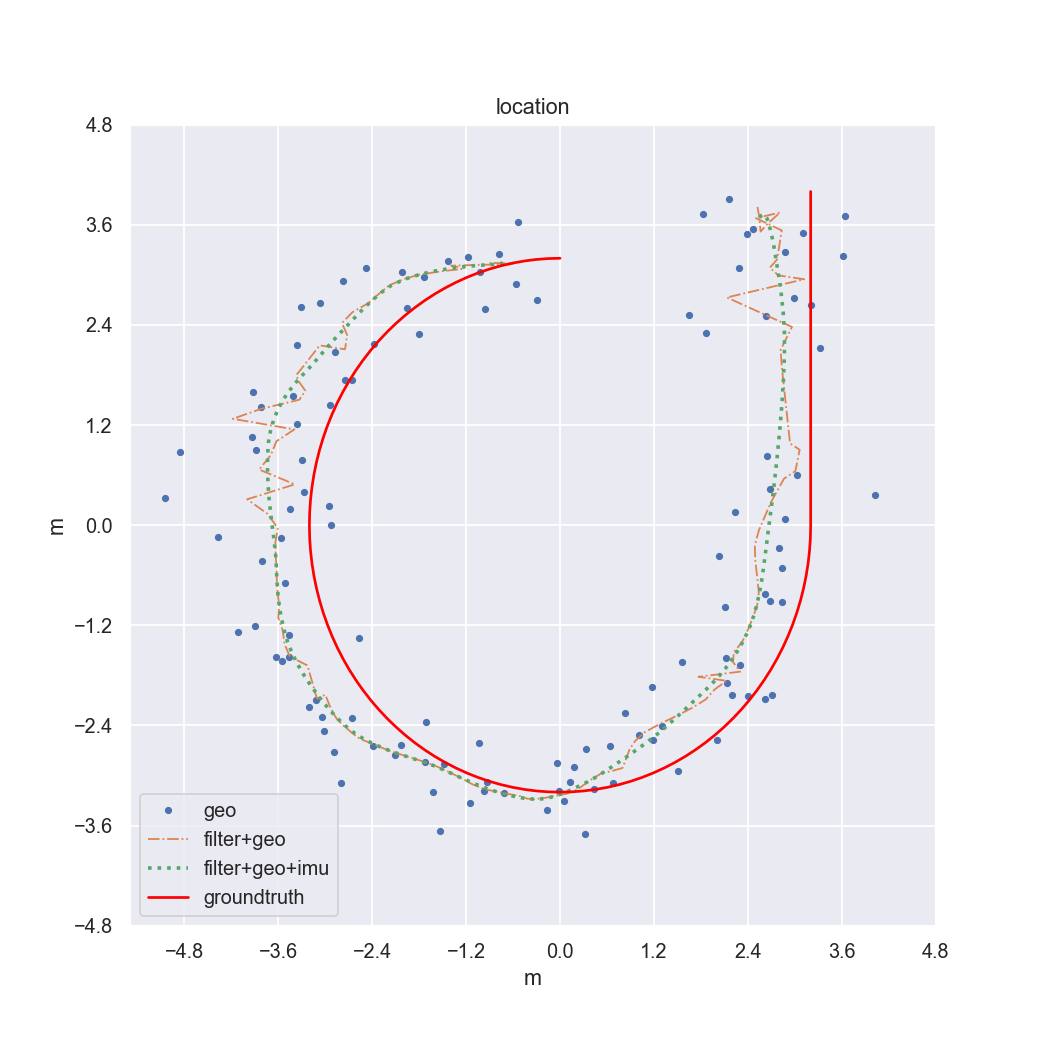

The script that saved this image:
#!/usr/bin/env python
# -*- encoding: utf-8 -*-
'''
@File    :   simulator.py
@Contact :   [email redacted]
@License :   (C)Copyright Cheng Hoiyuen

@Modify Time      @Author    @Version    @Desciption
------------      -------    --------    -----------
2023/3/28 15:24   郑海远      1.0         None
'''

# import lib
from copy import copy

import numpy as np
import matplotlib.pyplot as plt
import math
import pandas as pd
import pywt
import torch
from sklearn.metrics import mean_squared_error
import seaborn as sn
import xgboost as xgb
import gif

pd.options.display.notebook_repr_html=False  # 表格显示
plt.rcParams['figure.dpi'] = 130  # 图形分辨率
sn.set_theme(style='darkgrid')  # 图形主题


t = 0.1
duration = 30
def gaussian_distribution_generator(var):
    return np.random.normal(loc=0.0, scale=var, size=None)

def points_MSE(ax,ay,bx,by):
    sum = 0
    for i in range(len(ax)):
        sum+=(ax[i]-bx[i])**2+(ay[i]-by[i])**2
    return np.sum(sum)/len(ax)



def RMSE(ax,ay,bx,by):
    return math.sqrt(points_MSE(ax,ay,bx,by))



#sgn函数
def sgn(num):
    if(num > 0.0):
        return 1.0
    elif(num == 0.0):
        return 0.0
    else:
        return -1.0

def wavelet_noising(new_df,threshold):
    data = new_df

    w = pywt.Wavelet('sym6')
    maxlevel = pywt.dwt_max_level(len(data), w.dec_len)
    signal = pywt.wavedec(data, w, level=maxlevel)

    abs_cd1 = np.abs(np.array(signal[-1]))
    median_cd1 = np.median(abs_cd1)

    usecoeffs = []
    usecoeffs.append(signal[0])

    print(maxlevel)
    # for s in signal[1:]:
    #     length= len(s)
    #     for k in range(length):
    #         if (abs(s[k]) >= lamda / np.log2(maxlevel-i)):
    #             s[k] = sgn(s[k]) * (abs(s[k]) - lamda / np.log2(maxlevel-i))
    #         else:
    #             s[k] = 0.0
    #     i+=1
    #     usecoeffs.append(s)
    for i in range(1, len(signal)):
        usecoeffs.append(pywt.threshold(signal[i], threshold * max(signal[i])) ) # 将噪声滤波

    recoeffs = pywt.waverec(usecoeffs, w)#信号重构
    return recoeffs



def plot(i):
    fig, axs = plt.subplots(figsize=(8, 8))
    j = copy(i)

    axs.plot(geo_x[:j], geo_y[:j], ".", label="geo", linewidth=1)
    axs.plot(X_filtered[:i], Y_filtered[:i], "-.", label="filter+geo", linewidth=1)
    axs.plot(position_posterior_x_est[:i], position_posterior_y_est[:i], ":", label="filter+geo+imu",linewidth=2)

    axs.plot(real_x[:j], real_y[:j],label="groundtruth",color='red')
    # print(real_x,real_y)
    axs.set_xlabel('m')  # Add an x-label to the axes.
    axs.set_ylabel('m')  # Add an x-label to the axes.
    axs.set_title("location")
    axs.set_xticks([-4.8,-3.6, -2.4,-1.2, 0,1.2, 2.4,3.6, 4.8])
    axs.set_yticks([-4.8,-3.6, -2.4,-1.2, 0,1.2, 2.4,3.6, 4.8])

    axs.legend()  # Add a legend.
    plt.legend(loc='lower left')
    plt.savefig('experiment2.2.png')
    plt.show()

import numpy as np

def signaltonoise(signal, noise):
    signal_power = np.sum(signal ** 2) / len(signal)
    noise_power = np.sum(noise ** 2) / len(noise)
    snr = 10 * np.log10(signal_power / noise_power)
    return snr



def add_noise(data, noise_level,bias):
    noise = np.random.normal(bias, noise_level, len(data))
    return noise



if __name__ == "__main__":

    real_x = []
    real_y = []


    import numpy as np

    real_x = [3.2 for i in range(20)]
    real_y = [4-i/5*0.6 for i in range(0,15)]
    real_y.extend( [4 - i / 5 for i in range(15, 20)])

    theta = np.linspace(0, -np.pi-np.pi/2, 100)
    r = 3.2

    x = r * np.cos(theta)
    y = r * np.sin(theta)

    real_x.extend(x)
    real_y.extend(y)
    print(real_y)
    # geo_x = copy(real_x)
    # geo_y = copy(real_y)
    # geo_x = add_noise(geo_x,)

    position_posterior_x_est = copy(real_x)
    position_posterior_y_est = copy(real_y)


    position_posterior_x_est = position_posterior_x_est + add_noise(position_posterior_x_est,0.5,-0.5)
    position_posterior_y_est = position_posterior_y_est + add_noise(position_posterior_y_est, 0.2, 0)
    ppx_noise =  add_noise(position_posterior_x_est,0.3,-0.5)
    ppy_noise =  add_noise(position_posterior_y_est, 0.1, 0)

    geo_x = position_posterior_x_est+  add_noise(position_posterior_x_est,0.2,0)
    geo_y = position_posterior_y_est + add_noise (position_posterior_y_est,0.2,0)
    gx_noise = add_noise(position_posterior_x_est,0.2,0) + ppx_noise
    gy_noise = add_noise (position_posterior_y_est,0.2,0) + ppy_noise

    print(f" geo_x loactioning(MSE)："
          f"{points_MSE(real_x, real_y, geo_x,geo_y)},"
          f"snr：{signaltonoise(geo_x,gx_noise), signaltonoise(geo_y,gy_noise)}")
    print(RMSE(real_x, real_y, geo_x,geo_y))
    X_filtered = copy(position_posterior_x_est)
    Y_filtered = copy(position_posterior_y_est)
    X_filtered = wavelet_noising(X_filtered,0.5)
    Y_filtered = wavelet_noising(Y_filtered, 0.4)
    print(f" dynamic filtering loactioning(MSE)："
          f"{points_MSE(real_x, real_y, X_filtered,Y_filtered)},"
          f"snr：{signaltonoise(X_filtered,ppx_noise), signaltonoise(Y_filtered,ppy_noise)}")
    print(RMSE(real_x, real_y, X_filtered,Y_filtered))
    print((points_MSE(real_x, real_y, X_filtered,Y_filtered)-points_MSE(real_x, real_y, geo_x,geo_y))/points_MSE(real_x, real_y, geo_x,geo_y))
    position_posterior_x_est = wavelet_noising(position_posterior_x_est,1.1)
    position_posterior_y_est = wavelet_noising(position_posterior_y_est, 1.1)
    print(f" dynamic filtering dynamic loactioning(MSE)："
          f"{points_MSE(real_x, real_y, position_posterior_x_est, position_posterior_y_est)},"
          f"snr：{signaltonoise(position_posterior_x_est,add_noise(position_posterior_x_est,0.2,0)), signaltonoise(position_posterior_y_est,add_noise(position_posterior_x_est,0.1,0))}")
    print((points_MSE(real_x, real_y, position_posterior_x_est, position_posterior_y_est)-points_MSE(real_x, real_y, geo_x,geo_y))/points_MSE(real_x, real_y, geo_x,geo_y))
    print(RMSE(real_x, real_y, position_posterior_x_est, position_posterior_y_est))
    plot(len(real_x))
    plt.show()


